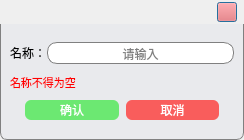
<?xml version="1.0" encoding="UTF-8"?>
<ui version="4.0">
 <class>Dialog</class>
 <widget class="QDialog" name="Dialog">
  <property name="geometry">
   <rect>
    <x>0</x>
    <y>0</y>
    <width>244</width>
    <height>140</height>
   </rect>
  </property>
  <property name="windowTitle">
   <string>Dialog</string>
  </property>
  <layout class="QVBoxLayout" name="verticalLayout" stretch="0,9">
   <property name="spacing">
    <number>0</number>
   </property>
   <property name="leftMargin">
    <number>0</number>
   </property>
   <property name="topMargin">
    <number>0</number>
   </property>
   <property name="rightMargin">
    <number>0</number>
   </property>
   <property name="bottomMargin">
    <number>0</number>
   </property>
   <item>
    <widget class="QWidget" name="windowBar" native="true">
     <property name="styleSheet">
      <string notr="true">QWidget#windowBar{
background:gray;
border-top:1px solid gray;
border-right:1px solid gray;
border-left:1px solid gray;
border-top-left-radius:7px;
border-top-right-radius:7px;
}
#windowBar&gt;QPushButton{
border-radius:10px
}</string>
     </property>
     <layout class="QHBoxLayout" name="horizontalLayout">
      <property name="spacing">
       <number>5</number>
      </property>
      <property name="leftMargin">
       <number>7</number>
      </property>
      <property name="topMargin">
       <number>2</number>
      </property>
      <property name="rightMargin">
       <number>7</number>
      </property>
      <property name="bottomMargin">
       <number>2</number>
      </property>
      <item>
       <spacer name="horizontalSpacer">
        <property name="orientation">
         <enum>Qt::Horizontal</enum>
        </property>
        <property name="sizeHint" stdset="0">
         <size>
          <width>715</width>
          <height>20</height>
         </size>
        </property>
       </spacer>
      </item>
      <item>
       <widget class="QPushButton" name="closePushButton">
        <property name="minimumSize">
         <size>
          <width>20</width>
          <height>20</height>
         </size>
        </property>
        <property name="maximumSize">
         <size>
          <width>20</width>
          <height>20</height>
         </size>
        </property>
        <property name="font">
         <font>
          <family>Microsoft YaHei UI</family>
          <pointsize>9</pointsize>
          <weight>75</weight>
          <italic>false</italic>
          <bold>true</bold>
          <underline>false</underline>
          <stylestrategy>PreferDefault</stylestrategy>
          <kerning>true</kerning>
         </font>
        </property>
        <property name="styleSheet">
         <string notr="true">QPushButton{
	background:#F95D5C;
}
QPushButton::hover{
	background:#aa3e3e;
}
QPushButton::pressed{
	background:#aa3e3e;
}
</string>
        </property>
        <property name="text">
         <string/>
        </property>
        <property name="icon">
         <iconset resource="../icon/icons.qrc">
          <normaloff>:/icon/close_16.png</normaloff>:/icon/close_16.png</iconset>
        </property>
        <property name="iconSize">
         <size>
          <width>10</width>
          <height>10</height>
         </size>
        </property>
       </widget>
      </item>
     </layout>
    </widget>
   </item>
   <item>
    <widget class="QWidget" name="mainWidget" native="true">
     <property name="styleSheet">
      <string notr="true">QWidget#mainWidget{
background:#e9eaed;
border-bottom:1px solid gray;
border-right:1px solid gray;
border-left:1px solid gray;
border-bottom-left-radius:7px;
border-bottom-right-radius:7px;
}
QLineEdit{
	border:1px solid gray;
    border-radius:10px;
    padding:2px 4px;
}
</string>
     </property>
     <layout class="QVBoxLayout" name="verticalLayout_2" stretch="9,0,9">
      <property name="spacing">
       <number>1</number>
      </property>
      <property name="leftMargin">
       <number>10</number>
      </property>
      <property name="rightMargin">
       <number>10</number>
      </property>
      <item>
       <layout class="QHBoxLayout" name="horizontalLayout_2">
        <item>
         <widget class="QLabel" name="label">
          <property name="font">
           <font>
            <family>Microsoft YaHei UI</family>
            <pointsize>9</pointsize>
           </font>
          </property>
          <property name="text">
           <string>名称：</string>
          </property>
         </widget>
        </item>
        <item>
         <widget class="QLineEdit" name="inputLineEdit">
          <property name="font">
           <font>
            <family>Microsoft YaHei UI</family>
           </font>
          </property>
          <property name="echoMode">
           <enum>QLineEdit::Normal</enum>
          </property>
          <property name="alignment">
           <set>Qt::AlignCenter</set>
          </property>
          <property name="placeholderText">
           <string>请输入</string>
          </property>
         </widget>
        </item>
       </layout>
      </item>
      <item>
       <widget class="QLabel" name="tiplabel">
        <property name="maximumSize">
         <size>
          <width>16777215</width>
          <height>16</height>
         </size>
        </property>
        <property name="font">
         <font>
          <family>Microsoft YaHei UI</family>
          <pointsize>8</pointsize>
         </font>
        </property>
        <property name="styleSheet">
         <string notr="true">color:red</string>
        </property>
        <property name="text">
         <string>名称不得为空</string>
        </property>
       </widget>
      </item>
      <item>
       <layout class="QHBoxLayout" name="horizontalLayout_3">
        <property name="spacing">
         <number>7</number>
        </property>
        <property name="leftMargin">
         <number>15</number>
        </property>
        <property name="rightMargin">
         <number>15</number>
        </property>
        <item>
         <widget class="QPushButton" name="acceptPushButton">
          <property name="minimumSize">
           <size>
            <width>0</width>
            <height>20</height>
           </size>
          </property>
          <property name="font">
           <font>
            <family>Microsoft YaHei UI</family>
           </font>
          </property>
          <property name="styleSheet">
           <string notr="true">QPushButton{
	border:none;
	border-radius:6px;
	color:white;
	background:#6CE872;
}
QPushButton:hover{
	background:#53b357;
}
QPushButton:pressed{
	border:1px solid white;
	background:#53b357;
}</string>
          </property>
          <property name="text">
           <string>确认</string>
          </property>
         </widget>
        </item>
        <item>
         <widget class="QPushButton" name="canclePushButton">
          <property name="minimumSize">
           <size>
            <width>0</width>
            <height>20</height>
           </size>
          </property>
          <property name="styleSheet">
           <string notr="true">QPushButton{
	border:none;
	border-radius:6px;
	color:white;
	background:#F95D5C;
}
QPushButton:hover{
	background:#aa3e3e;
}
QPushButton:pressed{
	border:1px solid white;
	background:#aa3e3e;
}</string>
          </property>
          <property name="text">
           <string>取消</string>
          </property>
         </widget>
        </item>
       </layout>
      </item>
     </layout>
    </widget>
   </item>
  </layout>
 </widget>
 <resources>
  <include location="../icon/icons.qrc"/>
 </resources>
 <connections>
  <connection>
   <sender>closePushButton</sender>
   <signal>clicked()</signal>
   <receiver>Dialog</receiver>
   <slot>close()</slot>
   <hints>
    <hint type="sourcelabel">
     <x>217</x>
     <y>15</y>
    </hint>
    <hint type="destinationlabel">
     <x>192</x>
     <y>18</y>
    </hint>
   </hints>
  </connection>
 </connections>
</ui>
